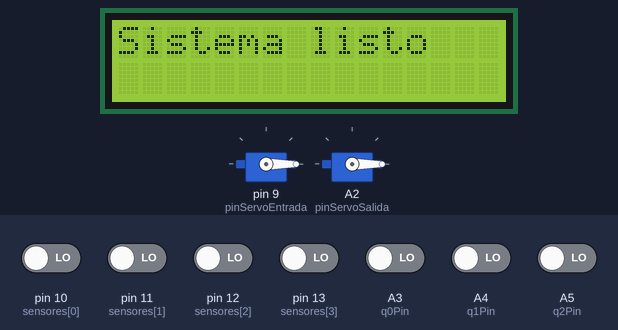
The sketch below on a simulated Arduino Uno, built with avr-gcc and run on an emulated ATmega328P. Parts: 16×2 character LCD, 2 × servo. The inputs (shaded band) are chosen by the test bench; at power-on: A3 (q0Pin), A4 (q1Pin), A5 (q2Pin), pin 10 (sensores[0]), pin 11 (sensores[1]), pin 12 (sensores[2]), pin 13 (sensores[3]) LOW.

Above: at 0.2 s.
At 2.3 s:
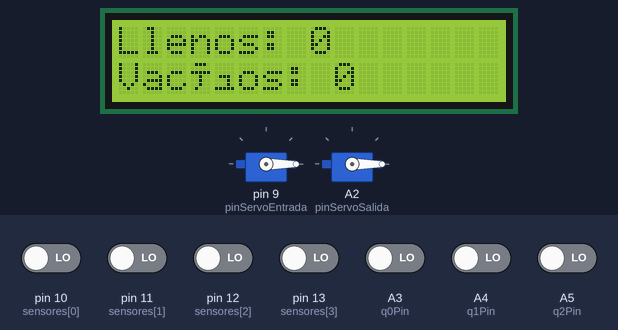
2.4 s: pin 10 (sensores[0]) driven HIGH
At 3.9 s:
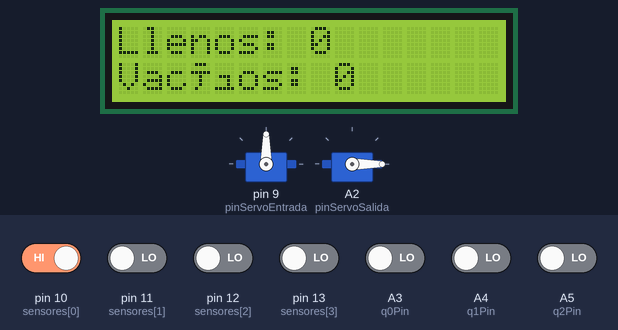
Timing chart, 0 to 24.1 s (numbered marks = the images above; inputs shaded):
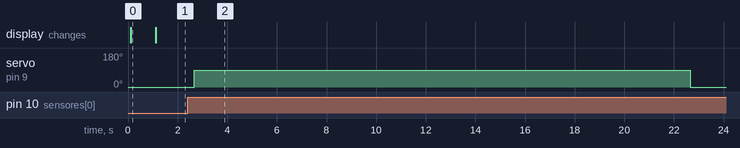

Measured:
- after the input at 2.4 s, servo on pin 9 (pinServoEntrada): 0° → 90° after 0.26 s, → 0° 20.0 s later
- what the display in image 0 shows lasts 1.0 s, from 0.1 s to 1.1 s

The sketch:

Parqueo.ino
```cpp
#include <LiquidCrystal.h>
#include <Servo.h>

// LCD: RS, E, D4, D5, D6, D7
LiquidCrystal lcd(7, 6, 5, 4, 3, 2);

// Servos
Servo servoEntrada;
Servo servoSalida;

// Pines de servos
const int pinServoEntrada = 9;
const int pinServoSalida = A2;

// Pines de CLK para contadores
const int clkAsc = A0;
const int clkDesc = A1;

// Pines de lectura desde el multiplexor (Q0–Q2)
const int q0Pin = A3;
const int q1Pin = A4;
const int q2Pin = A5;

// Pin de selección del multiplexor
const int selMux = 8;

// Pines de sensores simulados (DIP switches)
const int sensores[4] = {10, 11, 12, 13};
bool estadoAnterior[4] = {0, 0, 0, 0};
bool ocupacion[4] = {false, false, false, false};

void setup() {
  lcd.begin(16, 2);
  servoEntrada.attach(pinServoEntrada);
  servoSalida.attach(pinServoSalida);

  // Inicializar servos en posición cerrada
  servoEntrada.write(0);
  servoSalida.write(0);

  pinMode(clkAsc, OUTPUT);
  pinMode(clkDesc, OUTPUT);
  digitalWrite(clkAsc, LOW);
  digitalWrite(clkDesc, LOW);

  pinMode(selMux, OUTPUT);
  digitalWrite(selMux, LOW); // Inicia leyendo contador ascendente

  pinMode(q0Pin, INPUT);
  pinMode(q1Pin, INPUT);
  pinMode(q2Pin, INPUT);

  for (int i = 0; i < 4; i++) {
    pinMode(sensores[i], INPUT);
  }

  generarPulso(clkDesc);

  lcd.print("Sistema listo");
  delay(1000);
  lcd.clear();
}

void loop() {
  for (int i = 0; i < 4; i++) {
    bool estadoActual = digitalRead(sensores[i]);

    if (estadoActual != estadoAnterior[i]) {
      delay(20); // Antirrebote
      bool estadoConfirmado = digitalRead(sensores[i]);

      if (estadoConfirmado != estadoAnterior[i]) {
        if (estadoConfirmado == HIGH && !ocupacion[i]) {
          // Entrada válida
          generarPulso(clkAsc);  // Llenos++
          generarPulso(clkDesc); // Vacíos--
          ocupacion[i] = true;
          abrirBarreraEntrada();
        } else if (estadoConfirmado == LOW && ocupacion[i]) {
          // Salida válida
          generarPulso(clkDesc); // Vacíos++
          generarPulso(clkAsc);  // Llenos--
          ocupacion[i] = false;
          abrirBarreraSalida();
        }
        estadoAnterior[i] = estadoConfirmado;
      }
    }
  }

  // Leer contador ascendente (llenos)
  digitalWrite(selMux, LOW);
  delayMicroseconds(10);
  int llenos = leerContador();

  // Leer contador descendente (vacíos)
  digitalWrite(selMux, HIGH);
  delayMicroseconds(10);
  int vacios = leerContador();

  // Mostrar en LCD
  lcd.setCursor(0, 0);
  lcd.print("Llenos: ");
  lcd.print(llenos);
  lcd.print("   ");

  lcd.setCursor(0, 1);
  lcd.print("Vacíos: ");
  lcd.print(vacios);
  lcd.print("   ");

  delay(200);
}

int leerContador() {
  int b0 = digitalRead(q0Pin);
  int b1 = digitalRead(q1Pin);
  int b2 = digitalRead(q2Pin);
  return (b2 << 2) | (b1 << 1) | b0;
}

void generarPulso(int pin) {
  digitalWrite(pin, HIGH);
  delay(50);
  digitalWrite(pin, LOW);
}

void abrirBarreraEntrada() {
  servoEntrada.write(90);
  delay(20000); // 20 segundos
  servoEntrada.write(0);
}

void abrirBarreraSalida() {
  servoSalida.write(90);
  delay(30000); // 30 segundos
  servoSalida.write(0);
}
```
